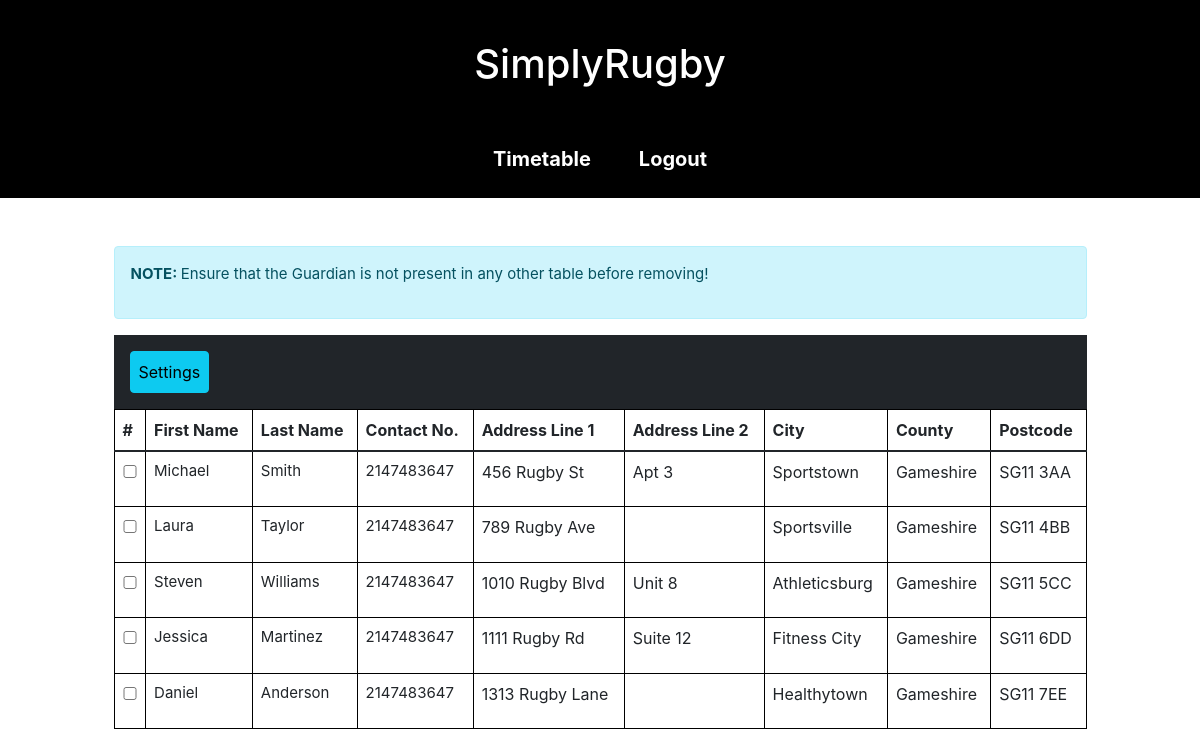
The page /guardian-list.php (signed in) on the database as committed earlier.
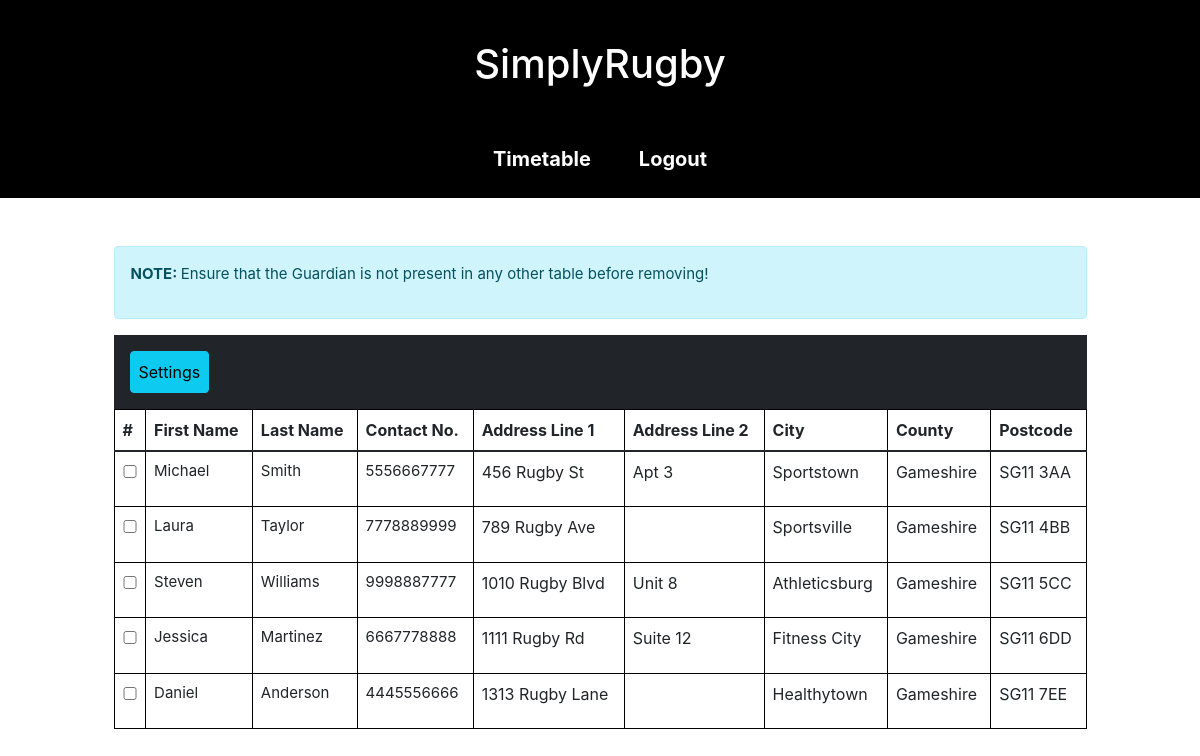
The same page on the database as committed later.
### tables this page shows
CREATE TABLE guardians(
  guardian_id INT AUTO_INCREMENT PRIMARY KEY,
  address_id INT NOT NULL,
  guardian_first_name varchar(48) NOT NULL,
  guardian_last_name varchar(48) NOT NULL,
  guardian_contact_no varchar(45) NOT NULL,
  relationship varchar(35) NOT NULL,
  FOREIGN KEY (address_id) REFERENCES addresses(address_id)
);

CREATE TABLE addresses (
  address_id INT PRIMARY KEY AUTO_INCREMENT NOT NULL,
  address_line VARCHAR(48) NOT NULL,
  address_line2 VARCHAR(48),
  city varchar(40) NOT NULL,
  county varchar(40),
  postcode varchar(10) NOT NULL
);

### classes/guardian.php (called while the page is built, shortened)
<?php
class Guardian
    {
        public static function getAllGuardians(){
            $conn = Connection::connect();
            $stmt = $conn->prepare(SQL::$getAllGuardians);
            $stmt->execute();
            $guardians = $stmt->fetchAll();
            return $guardians;
        }
    }

### classes/utils.php (called while the page is built, shortened)
<?php
class Utils {
  public static function escape($input) {
    return trim(htmlspecialchars($input));
  }
}

### components/guardian-card.php (the view)
<tr>
  <td data-th="#" ><input type="checkbox" name="check_list[]" class="cb" onchange="cbChange(this)" value="<?php echo $guardianId; ?>"></td>
  <td data-th="First Name" class="first-name-label"><p><?php echo $firstName; ?></p></td>
  <td data-th="Last Name" class="last-name-label" ><p><?php echo $lastName; ?></p></td>
  <td data-th="Contact No." class="contact-label"><p><?php echo $contactNumber; ?></p></td>
  <td data-th="Address Line 1" class="address-line-1-label"><?php echo $address1; ?></td>
  <td data-th="Address Line 2" class="address-line-2-label"><?php echo $address2; ?></td>
  <td data-th="City" class="city-label"><?php echo $city; ?></td>
  <td data-th="County" class="county-label"><?php echo $county; ?></td>
  <td data-th="Postcode" class="postcode-label"><?php echo $postcode; ?></td>
</tr>

### classes/components.php (shortened to what this page needs)
<?php
class Components {
  public static function pageHeader($pageTitle, $stylesheets, $scripts) {
    require("components/header.php");
  }
  public static function allGuardians($guardians){
    if(!empty($guardians)){
      foreach($guardians as $guardian){
        $guardianId = Utils::escape($guardian["guardian_id"]);
        $firstName = Utils::escape($guardian["guardian_first_name"]);
        $lastName = Utils::escape($guardian["guardian_last_name"]);
        $contactNumber = Utils::escape($guardian["guardian_contact_no"]);
        $address1 = Utils::escape($guardian["address_line"]);
        $address2 = Utils::escape($guardian["address_line2"]);
        $city = Utils::escape($guardian["city"]);
        $county = Utils::escape($guardian["county"]);
        $postcode = Utils::escape($guardian["postcode"]);
        require("components/guardian-card.php");
      }
    }
  }
}

Rows that differ between the two databases and show on the page:
changed guardians "Michael": guardian_contact_no "2147483647" → "5556667777"
changed guardians "Laura": guardian_contact_no "2147483647" → "7778889999"
changed guardians "Steven": guardian_contact_no "2147483647" → "9998887777"
changed guardians "Jessica": guardian_contact_no "2147483647" → "6667778888"
changed guardians "Daniel": guardian_contact_no "2147483647" → "4445556666"
